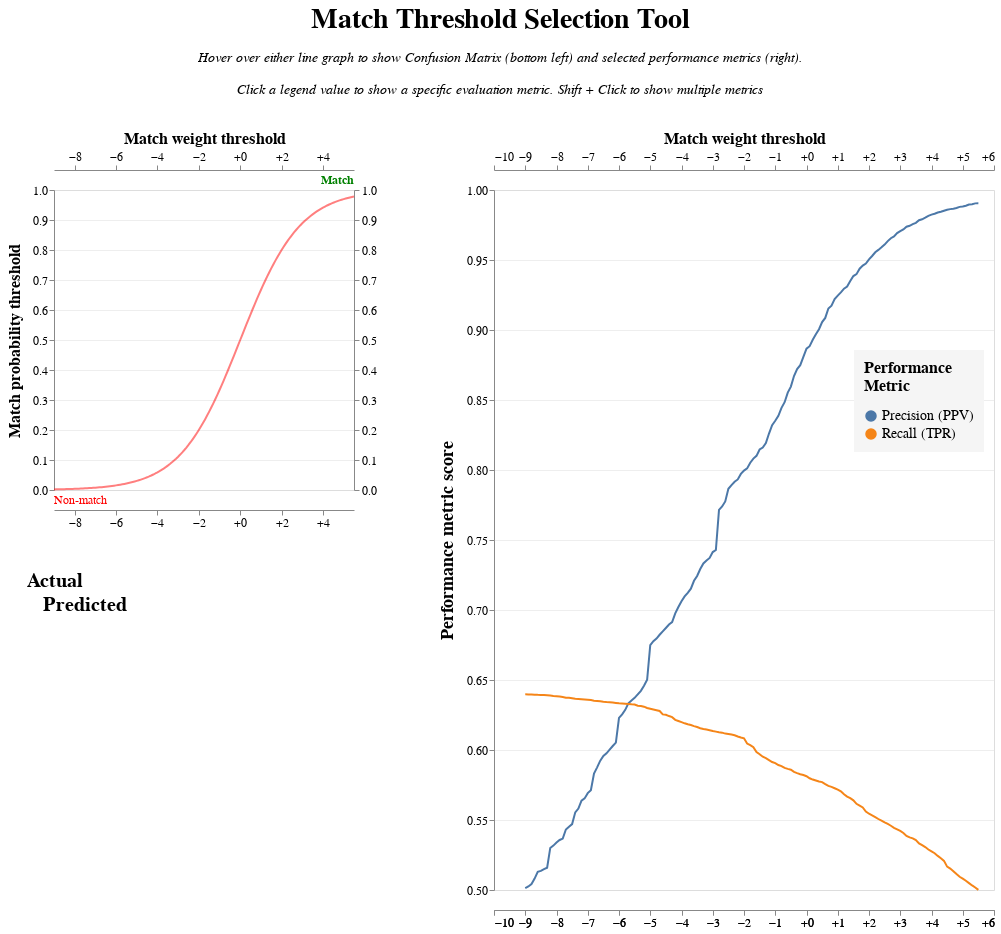

The code cell stored with this chart in its notebook:
### Code cell
linker.evaluation.accuracy_analysis_from_labels_column("cluster_ground_truth", output_type="threshold_selection")

### Figure 1 — Vega-Lite specification as saved in the notebook (floating-point values rounded to 4 significant figures; data arrays with more than 128 entries replaced by an {"elided": "..."} marker saying what was removed)
{"config": {"view": {"continuousWidth": 300, "continuousHeight": 300, "discreteHeight": {"step": 150}, "discreteWidth": {"step": 150}}, "axis": {"gridWidth": 0.5, "labelFontSize": 12, "titleFontSize": 16}, "axisX": {"format": "+.0f", "grid": false, "offset": 20, "values": {"expr": "[-25,-20,-15,-10,-5,0,5,10,15,20,25]"}}, "axisY": {"title": "Match probability threshold", "titleFontSize": 16}, "concat": {"spacing": 40}}, "hconcat": [{"vconcat": [{"layer": [{"layer": [{"mark": {"type": "rule"}, "encoding": {"opacity": {"condition": {"param": "threshold", "value": 0.3, "empty": false}, "value": 0}, "x": {"axis": {"orient": "bottom"}, "field": "truth_threshold", "scale": {"nice": false}, "title": null, "type": "quantitative"}}, "params": [{"name": "threshold", "select": {"type": "point", "encodings": ["x"], "fields": ["truth_threshold"], "nearest": true, "on": "mouseover", "toggle": false}, "value": null}]}, {"mark": {"type": "rule"}, "encoding": {"opacity": {"condition": {"param": "threshold", "value": 0.3, "empty": false}, "value": 0}, "y": {"axis": {"orient": "right"}, "field": "match_probability", "title": " ", "type": "quantitative"}}, "params": [{"name": "prob", "select": {"type": "point", "encodings": ["y"], "fields": ["match_probability"], "nearest": true, "on": "mouseover", "toggle": false}}]}]}, {"layer": [{"mark": {"type": "text", "fontSize": 14, "fontWeight": "bold", "xOffset": 25, "yOffset": 10}, "encoding": {"text": {"aggregate": "min", "field": "truth_threshold", "format": "+.2f"}, "y": {"axis": {"orient": "left"}, "field": "match_probability", "title": "Match probability threshold", "type": "quantitative"}}, "transform": [{"filter": {"param": "threshold", "empty": false}}]}, {"mark": {"type": "text", "fontSize": 14, "xOffset": -25, "yOffset": -10}, "encoding": {"text": {"aggregate": "min", "field": "match_probability", "format": ".3f"}}, "transform": [{"filter": {"param": "threshold", "empty": false}}]}, {"mark": {"type": "line", "color": "red", "opacity": 0.5}}, {"mark": {"type": "line", "color": "green", "opacity": 0.5, "strokeWidth": 3}, "transform": [{"filter": "datum.truth_threshold >= threshold.truth_threshold"}]}, {"mark": {"type": "point", "color": "green", "size": 100}, "encoding": {"opacity": {"condition": {"param": "threshold", "value": 1, "empty": false}, "value": 0}}}], "encoding": {"x": {"field": "truth_threshold", "type": "quantitative", "title": "Match weight threshold", "axis": {"orient": "top"}}, "y": {"field": "match_probability", "type": "quantitative", "title": "Match probability threshold", "axis": {"orient": "left", "titlePadding": 10}}}}, {"mark": {"type": "text", "align": "left", "color": "red", "fontSize": 12, "text": "Non-match", "x": 0, "y": "height", "yOffset": 10}, "data": {"values": [{}]}}, {"mark": {"type": "text", "align": "right", "color": "green", "fontSize": 12, "fontWeight": "bold", "text": "Match", "x": "width", "y": 0, "yOffset": -10}, "data": {"values": [{}]}}], "description": "Match weight vs probability"}, {"hconcat": [{"layer": [{"mark": {"type": "rect", "opacity": 0.5}, "encoding": {"color": {"field": "count", "legend": null, "scale": {"scheme": "reds", "zero": true}, "type": "quantitative"}}, "transform": [{"filter": "datum.predicted == 0"}]}, {"mark": {"type": "rect", "opacity": 0.5}, "encoding": {"color": {"field": "count", "legend": null, "scale": {"scheme": "greens", "zero": true}, "type": "quantitative"}}, "transform": [{"filter": "datum.predicted == 1"}]}, {"mark": {"type": "text", "fontSize": 14, "yOffset": -40}, "encoding": {"color": {"condition": [{"test": "datum.predicted==1 && datum.actual==1", "value": "darkgreen"}, {"test": "datum.predicted==0 && datum.actual==0", "value": "darkred"}], "value": "black"}, "opacity": {"condition": {"test": "datum.predicted != datum.actual", "value": 1}, "value": 0.5}, "text": {"field": "confusion_label", "type": "nominal"}}}, {"mark": {"type": "text", "fontSize": 28, "fontWeight": "bold", "yOffset": 10}, "encoding": {"color": {"condition": [{"test": "datum.predicted==1 && datum.actual==1", "value": "darkgreen"}, {"test": "datum.predicted==0 && datum.actual==0", "value": "darkred"}], "value": "black"}, "text": {"field": "count", "format": ",", "type": "nominal"}}}], "description": "Confusion matrix", "encoding": {"x": {"field": "actual", "type": "nominal", "title": "Actual", "axis": {"domain": false, "labelAngle": 0, "labelExpr": "datum.label == 1 ? 'Match' : 'Non-match'", "labelFontSize": 18, "labelPadding": 10, "orient": "top", "ticks": false, "titleAngle": 0, "titleFontSize": 20}, "sort": "-x"}, "y": {"field": "predicted", "type": "nominal", "title": "Predicted", "axis": {"domain": false, "labelExpr": "datum.label == 1 ? 'Match' : 'Non-match'", "labelFontSize": 18, "labelPadding": 10, "ticks": false, "titleAngle": 0, "titleFontSize": 20, "titlePadding": -30}, "sort": "-y"}}, "resolve": {"scale": {"color": "independent"}}, "transform": [{"filter": {"or": [{"param": "threshold", "empty": false}, {"and": [{"param": "threshold", "empty": true}, "datum.truth_threshold == datum.median_threshold"]}]}}]}], "transform": [{"fold": ["tp", "tn", "fp", "fn"], "as": ["label", "count"]}, {"calculate": "datum.label === 'tp' ? 'True Positive (TP)' : datum.label === 'tn' ? 'True Negative (TN)' : datum.label === 'fp' ? 'False Positive (FP)' : 'False Negative (FN)'", "as": "confusion_label"}, {"calculate": "datum.label === 'tp' || datum.label === 'fp' ? 1 : 0", "as": "predicted"}, {"calculate": "datum.label === 'tp' || datum.label === 'fn' ? 1 : 0", "as": "actual"}, {"joinaggregate": [{"op": "median", "field": "truth_threshold", "as": "median_threshold"}]}]}]}, {"layer": [{"layer": [{"mark": {"type": "point", "size": 100}, "encoding": {"opacity": {"condition": {"param": "threshold", "value": 1, "empty": false}, "value": 0}, "tooltip": [{"field": "truth_threshold", "format": ".3f", "title": "Match weight threshold", "type": "quantitative"}, {"field": "match_probability", "format": ".3%", "title": "Match probability threshold", "type": "quantitative"}, {"field": "precision", "format": ".4f", "title": "Precision", "type": "quantitative"}, {"field": "recall", "format": ".4f", "title": "Recall (TPR)", "type": "quantitative"}, {"field": "fp_rate", "format": ".4f", "title": "FPR", "type": "quantitative"}], "x": {"axis": {"orient": "top"}, "field": "truth_threshold", "title": "Match weight threshold"}}, "params": [{"name": "metric", "select": {"type": "point", "fields": ["metric"]}, "bind": "legend", "value": [{"metric": "precision"}, {"metric": "recall"}]}, {"name": "threshold", "select": {"type": "point", "encodings": ["x"], "fields": ["truth_threshold"], "nearest": true, "on": "mouseover", "toggle": false}, "value": null}], "transform": [{"filter": {"param": "metric", "empty": true}}]}, {"mark": {"type": "line"}, "encoding": {"opacity": {"condition": {"param": "metric", "value": 1}, "value": 0.1}, "x": {"axis": {"orient": "bottom"}, "field": "truth_threshold", "title": null}}}], "encoding": {"color": {"field": "metric", "type": "nominal", "sort": ["precision", "recall"], "title": ["Performance", "Metric"], "legend": {"fillColor": "whitesmoke", "labelExpr": "{'precision': 'Precision (PPV)', 'recall': 'Recall (TPR)', 'specificity': 'Specificity (TNR)', 'accuracy': 'Accuracy', 'npv': 'NPV', 'f1': 'F1', 'f2': 'F2', 'f0_5': 'F0.5', 'p4': 'P4', 'phi': 'φ (MCC)'}[datum.value]", "labelFontSize": 14, "legendX": 800, "legendY": 160, "orient": "none", "padding": 10, "titleFontSize": 16, "titlePadding": 15}}, "x": {"type": "quantitative", "field": "truth_threshold"}, "y": {"field": "value", "type": "quantitative", "axis": {"labelFontSize": 12, "title": "Performance metric score", "titleFontSize": 18, "titlePadding": 10, "values": {"expr": "[0.5,0.55,0.6,0.65,0.7,0.75,0.8,0.85,0.9,0.95,1.0]"}}, "scale": {"domain": [0.5, 1]}}}}, {"layer": [{"mark": {"type": "rule", "color": "gray"}, "encoding": {"x": {"field": "truth_threshold", "title": null, "type": "quantitative"}}}, {"layer": [{"mark": {"type": "rect", "fill": "whitesmoke", "x": 200, "x2": 10, "y2Offset": 20, "yOffset": -20}, "encoding": {"y2": {"field": "score_index"}}}, {"mark": {"type": "text", "align": "right", "baseline": "middle", "fontSize": 16, "x": 200, "xOffset": -10}}], "encoding": {"color": {"field": "metric", "sort": ["precision", "recall"]}, "text": {"field": "y_text"}, "y": {"field": "score_index", "type": "quantitative"}}, "transform": [{"filter": {"param": "metric", "empty": true}}]}, {"mark": {"type": "text", "fontSize": 14, "fontWeight": "bold", "xOffset": 20, "y": 0, "yOffset": -10}, "encoding": {"text": {"condition": {"param": "threshold", "aggregate": "min", "empty": false, "field": "truth_threshold", "format": "+.2f", "type": "nominal"}, "value": ""}, "x": {"field": "truth_threshold", "type": "quantitative"}}}], "transform": [{"filter": {"param": "threshold", "empty": false}}]}], "description": "Accuracy chart", "height": 700, "transform": [{"fold": ["precision", "recall"], "as": ["metric", "value"]}, {"calculate": "0.6375 - 0.025*indexof(['precision', 'recall'], datum.metric)", "as": "score_index"}, {"calculate": "{'precision': 'Precision (PPV)', 'recall': 'Recall (TPR)', 'specificity': 'Specificity (TNR)', 'accuracy': 'Accuracy', 'npv': 'NPV', 'f1': 'F1', 'f2': 'F2', 'f0_5': 'F0.5', 'p4': 'P4', 'phi': 'φ (MCC)'}[datum.metric]", "as": "metric_text"}, {"calculate": "datum.metric_text + ' = ' + format(datum.value, ',.3g')", "as": "y_text"}], "width": 500}], "data": {"name": "data-3c3937ce8c61643a320e3ddffc5b7a2a"}, "title": {"text": "Match Threshold Selection Tool", "anchor": "middle", "baseline": "line-bottom", "fontSize": 28, "subtitle": ["Hover over either line graph to show Confusion Matrix (bottom left) and selected performance metrics (right).", "", "Click a legend value to show a specific evaluation metric. Shift + Click to show multiple metrics"], "subtitleFontSize": 14, "subtitleFontStyle": "italic"}, "$schema": "https://vega.github.io/schema/vega-lite/v5.14.1.json", "datasets": {"data-3c3937ce8c61643a320e3ddffc5b7a2a": {"elided": "146 records"}}}
